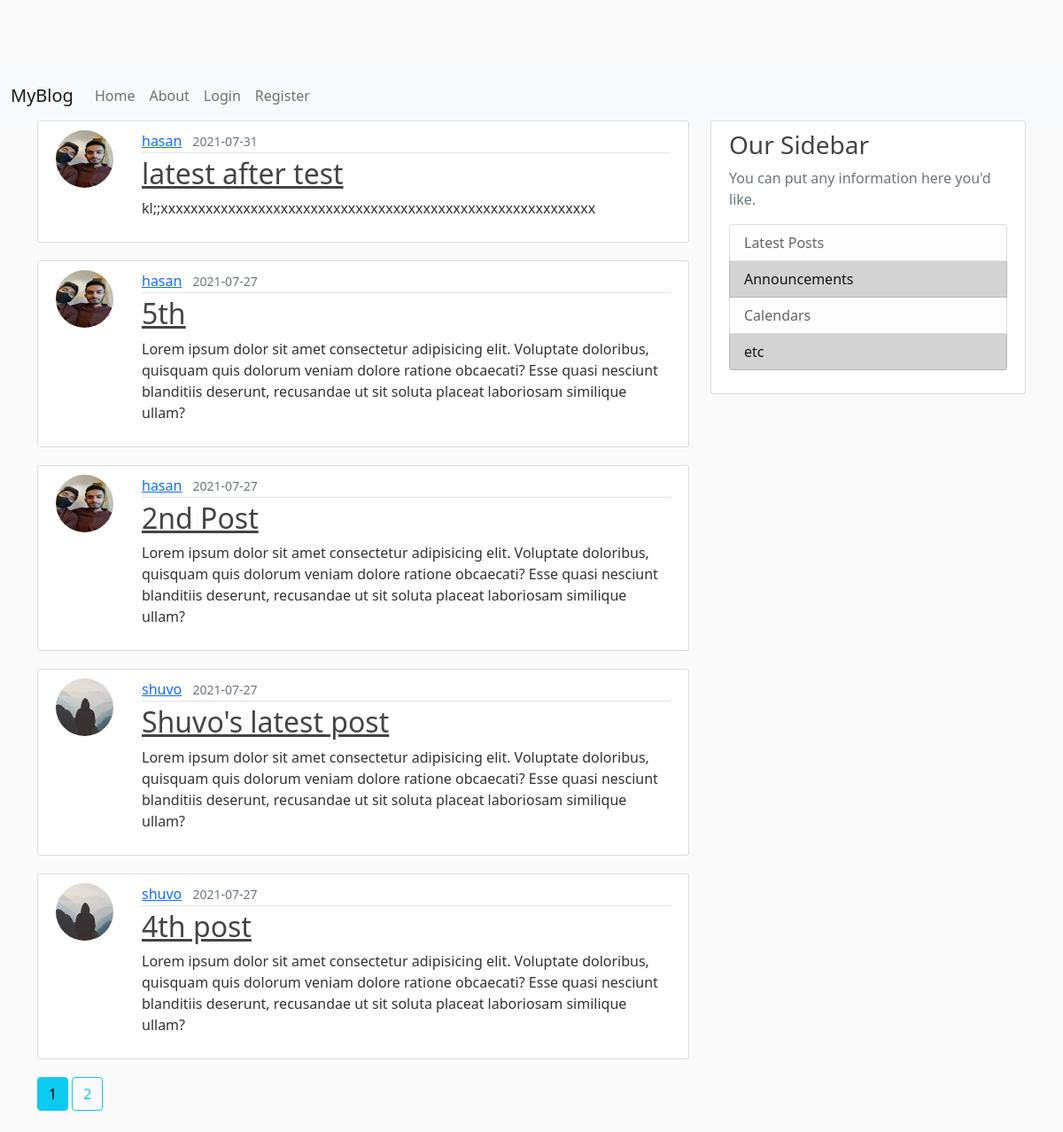
The page /home on the database its author committed.
### blog/models.py (models this page shows, shortened)
class Post(db.Model):
    id = db.Column(db.Integer, primary_key=True)
    title = db.Column(db.String(100), nullable=False)
    date_posted = db.Column(db.DateTime, nullable=False,
                            default=datetime.utcnow)
    content = db.Column(db.Text, nullable=False)
    user_id = db.Column(db.Integer, db.ForeignKey('user.id'), nullable=False)
    comments = db.relationship('Comment', backref='article', lazy=True)

class User(db.Model, UserMixin):
    id = db.Column(db.Integer, primary_key=True)
    username = db.Column(db.String(20), nullable=False, unique=True)
    email = db.Column(db.String(120), nullable=False, unique=True)
    image_file = db.Column(db.String(20), nullable=False,
                           default="default.jpg")
    password = db.Column(db.String(60), nullable=False)
    posts = db.relationship('Post', backref='author', lazy=True)
    comments = db.relationship('Comment', backref='commenter', lazy=True)

### blog/main/routes.py (the view)
@main.route("/")
@main.route("/home")
def home():
    page = request.args.get('page', 1, type=int)
    posts = Post.query.order_by(
        Post.date_posted.desc()).paginate(page=page, per_page=5)
    return render_template("main/home.html", posts=posts)

### blog/templates/main/home.html
{% extends "base.html" %} {% block content %}
{% for post in posts.items %}
<div class="d-flex content-section">
    <div class="flex-shrink-0">
        <img class="article-img" src="{{ url_for('static', filename='profile_pictures/' + post.author.image_file) }}" alt="..." />
    </div>
    <div class="flex-grow-1 ms-3">
        <div class="article-metadata">
            <a class="me-2" href="{{url_for('users.user_posts', username=post.author.username)}}">{{ post.author.username }}</a>
            <small class="text-muted">{{ post.date_posted.strftime('%Y-%m-%d') }}</small>
          </div>
          <h2><a class="article-title" href="{{url_for('posts.read_post', post_id=post.id)}}">{{ post.title }}</a></h2>
          <p class="article-content">{{ post.content }}</p>
    </div>
</div>
{% endfor %}
{% for page_num in posts.iter_pages(left_edge=1, right_edge=1, left_current=1, right_current=2) %}
      {% if page_num %}
        {% if posts.page == page_num %}
          <a class="btn btn-info mb-4" href="{{ url_for('main.home', page=page_num) }}">{{ page_num }}</a>
        {% else %}
          <a class="btn btn-outline-info mb-4" href="{{ url_for('main.home', page=page_num) }}">{{ page_num }}</a>
        {% endif %}
      {% else %}
        ...
      {% endif %}
    {% endfor %}
{% endblock content%}

### blog/static/style.css (style rules this page uses)
body { background: #fafafa; color: #333333; margin-top: 5rem; }
h1, h2, h3, h4, h5, h6 { color: #444444; }
.content-section { background: #ffffff; padding: 10px 20px; border: 1px solid #dddddd; border-radius: 3px; margin-bottom: 20px; }
.article-title { color: #444444; }
.article-content { white-space: pre-line; }
.article-img { height: 65px; width: 65px; margin-right: 16px; border-radius: 50%; }
.article-metadata { padding-bottom: 1px; margin-bottom: 4px; border-bottom: 1px solid #e3e3e3; }

### rows shown on the page
Post: image_file (picture), author.username "hasan", date_posted "2021-07-31", title "latest after test", content "kl;;xxxxxxxxxxxxxxxxxxxxxxxxxxxxxxxxxxxxxxxxxxxxxxxxxxxxxxxxxx"
Post: image_file (picture), author.username "hasan", date_posted "2021-07-27", title "5th", content "Lorem ipsum dolor sit amet consectetur adipisicing elit. Voluptate doloribus, quisquam quis dolorum veniam dolore ratione obcaecati? Esse quasi nesciunt blanditiis deserunt, recusandae ut sit soluta placeat laboriosam similique ullam?"
Post: image_file (picture), author.username "hasan", date_posted "2021-07-27", title "2nd Post", content "Lorem ipsum dolor sit amet consectetur adipisicing elit. Voluptate doloribus, quisquam quis dolorum veniam dolore ratione obcaecati? Esse quasi nesciunt blanditiis deserunt, recusandae ut sit soluta placeat laboriosam similique ullam?"
Post: image_file (placeholder picture), author.username "shuvo", date_posted "2021-07-27", title "Shuvo's latest post", content "Lorem ipsum dolor sit amet consectetur adipisicing elit. Voluptate doloribus, quisquam quis dolorum veniam dolore ratione obcaecati? Esse quasi nesciunt blanditiis deserunt, recusandae ut sit soluta placeat laboriosam similique ullam?"
Post: image_file (placeholder picture), author.username "shuvo", date_posted "2021-07-27", title "4th post", content "Lorem ipsum dolor sit amet consectetur adipisicing elit. Voluptate doloribus, quisquam quis dolorum veniam dolore ratione obcaecati? Esse quasi nesciunt blanditiis deserunt, recusandae ut sit soluta placeat laboriosam similique ullam?"

### other values the page prints
{{ page_num }} "1"
{{ page_num }} "2"
